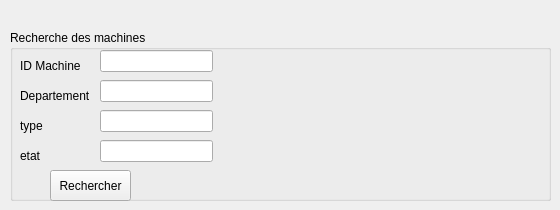
     <widget class="QWidget" name="tab_4">
      <attribute name="title">
       <string>rechercher</string>
      </attribute>
      <widget class="QGroupBox" name="groupBox_2">
       <property name="geometry">
        <rect>
         <x>10</x>
         <y>30</y>
         <width>541</width>
         <height>171</height>
        </rect>
       </property>
       <property name="title">
        <string>Recherche des machines</string>
       </property>
       <widget class="QLineEdit" name="lineEdit_idmachine_2">
        <property name="geometry">
         <rect>
          <x>90</x>
          <y>20</y>
          <width>113</width>
          <height>22</height>
         </rect>
        </property>
       </widget>
       <widget class="QLabel" name="label_IDmachine_2">
        <property name="geometry">
         <rect>
          <x>10</x>
          <y>20</y>
          <width>81</width>
          <height>31</height>
         </rect>
        </property>
        <property name="text">
         <string>ID Machine</string>
        </property>
       </widget>
       <widget class="QPushButton" name="pushButton_22">
        <property name="geometry">
         <rect>
          <x>40</x>
          <y>140</y>
          <width>81</width>
          <height>31</height>
         </rect>
        </property>
        <property name="text">
         <string>Rechercher</string>
        </property>
       </widget>
       <widget class="QLabel" name="label_departement_2">
        <property name="geometry">
         <rect>
          <x>10</x>
          <y>50</y>
          <width>81</width>
          <height>31</height>
         </rect>
        </property>
        <property name="text">
         <string>Departement</string>
        </property>
       </widget>
       <widget class="QLabel" name="label_typemachine_2">
        <property name="geometry">
         <rect>
          <x>10</x>
          <y>80</y>
          <width>81</width>
          <height>31</height>
         </rect>
        </property>
        <property name="text">
         <string>type</string>
        </property>
       </widget>
       <widget class="QLabel" name="label_etat_2">
        <property name="geometry">
         <rect>
          <x>10</x>
          <y>110</y>
          <width>81</width>
          <height>31</height>
         </rect>
        </property>
        <property name="text">
         <string>etat</string>
        </property>
       </widget>
       <widget class="QLineEdit" name="lineEdit">
        <property name="geometry">
         <rect>
          <x>90</x>
          <y>50</y>
          <width>113</width>
          <height>22</height>
         </rect>
        </property>
       </widget>
       <widget class="QLineEdit" name="lineEdit_2">
        <property name="geometry">
         <rect>
          <x>90</x>
          <y>80</y>
          <width>113</width>
          <height>22</height>
         </rect>
        </property>
       </widget>
       <widget class="QLineEdit" name="lineEdit_3">
        <property name="geometry">
         <rect>
          <x>90</x>
          <y>110</y>
          <width>113</width>
          <height>22</height>
         </rect>
        </property>
       </widget>
      </widget>
     </widget>
